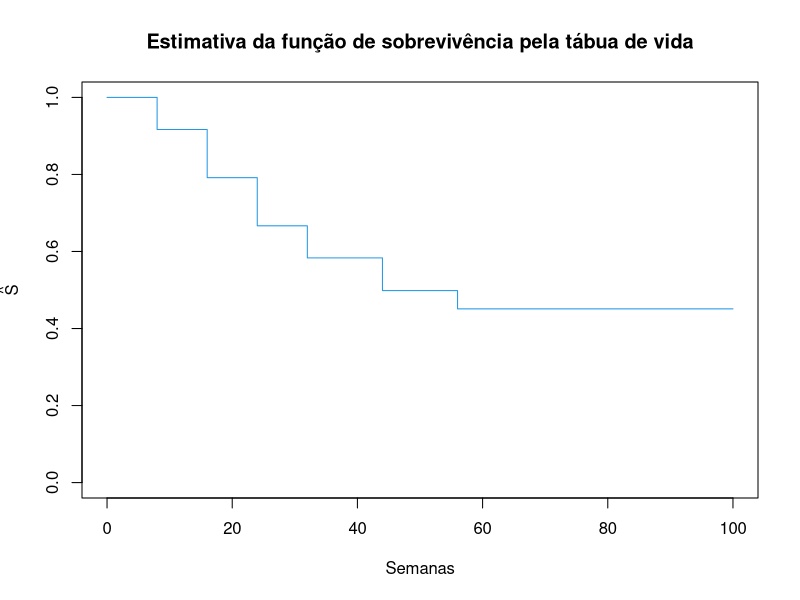
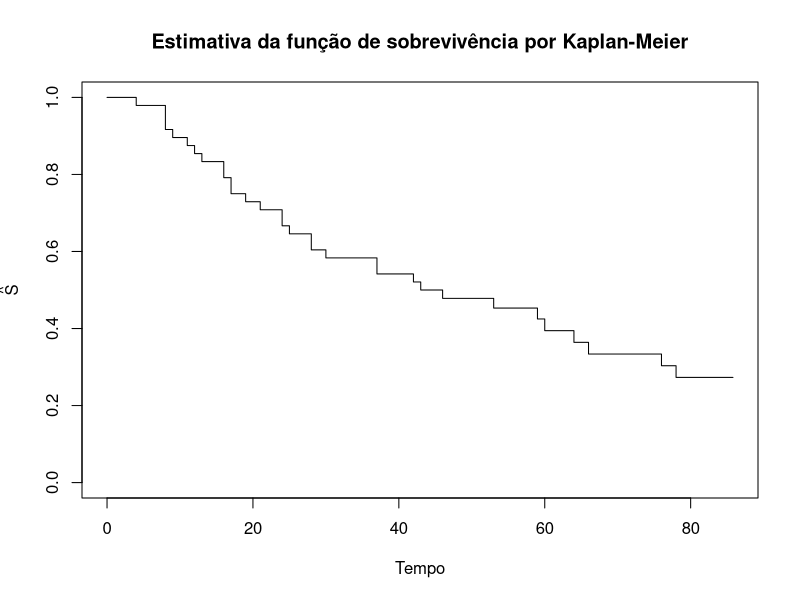
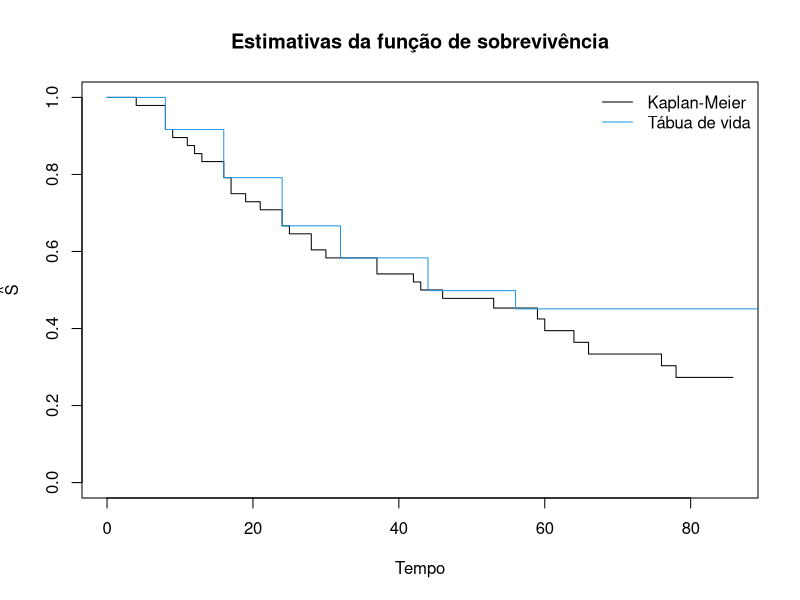
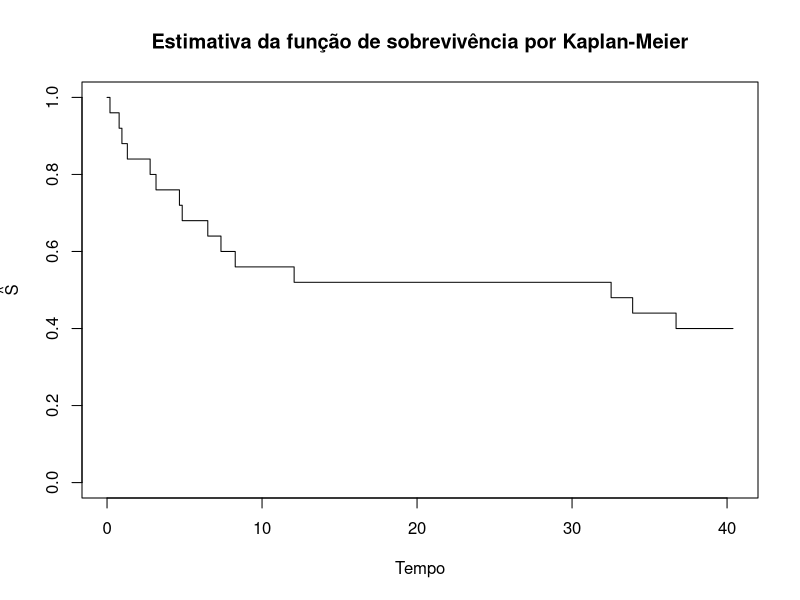
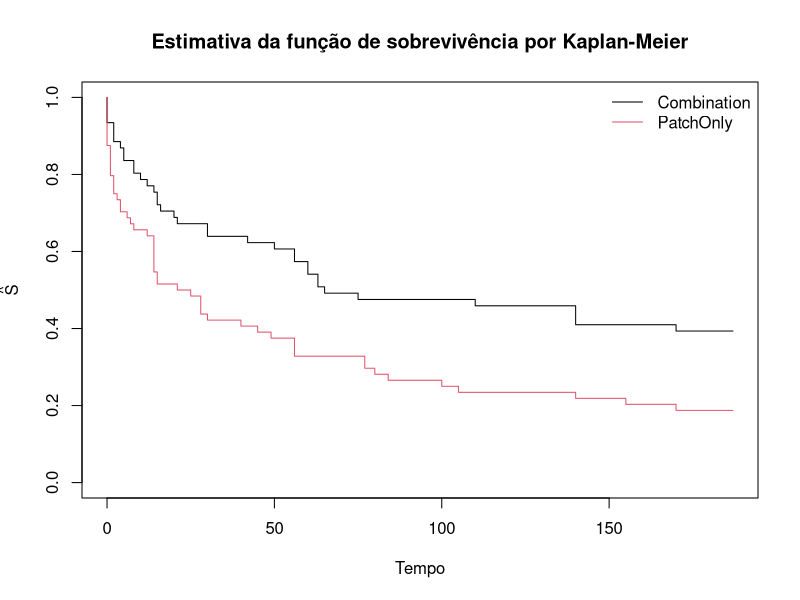

R code for these plots, in order: (Note: this script raises an error after producing the figures.)
## ---- chunk 1
knitr::opts_chunk$set(warning=FALSE, 
                      # fig.dim = c(5,5),
                      # out.height = '40%',
                      # fig.align = 'center',
                      message=FALSE
                      )

library(tidyverse)
library(ggplot2)
library(knitr)
library(readr)
library(dplyr)


## ---- chunk 2
# QUESTAO 3a ----

dados_raw <- readr::read_csv2('data/Lista2-Xelox.csv')

# limites dos intervalos
breaks <- c(0,8,16,24,32,44,56, Inf)

tabua <- dados_raw %>% 
  mutate(
    # define as faixas
    intervalo = cut(timeWeeks, breaks=breaks, right=TRUE, include.lowest = T),
    i = as.integer(intervalo)
  ) %>% 
  group_by(intervalo, i) %>% 
  summarise(
    # numero de falhas no intervalo
    d = sum(delta),
    # numero de censuras no intervalo
    w = sum(1-delta)
  ) %>% 
  ungroup() %>% 
  mutate(
    # numero de obs em risco, que nao falharam até o fim do intervalo anterior
    n_estrela = sum(d+w) - cumsum(d+w) +w+d,
    # corrigindo o numero de ind. em risco
    n = n_estrela - w/2,
    # prop. de falhas no intervalo
    q_hat = d/n,
    # na tabua de vida, a estimativa de S do 1o intervalo = 1
    # depois o produtorio acumulado dos p_i
    s_hat = c(1, cumprod(1 - q_hat)[-n()])
  )


## ---- chunk 3
tabua %>%
  kable(
    caption = "Estimativas da tábua de vida.", 
    col.names = c(
      "Semanas","$i$","$d_i$","$w_i$",
      "$n*$","$n$", 
      "$q_i$",
      "$\\hat{S}(t)$"))


## ---- chunk 4
x = rep(breaks, each=2)[2:15]
x[length(x)] <- 100 # substitui infinito
y = rep(tabua$s_hat, each=2)

plot(x, y, type="l", col=4, xlab="Semanas", ylab=expression(hat(S)),ylim = c(0,1),
     main = "Estimativa da função de sobrevivência pela tábua de vida", cex=.6)


## ---- chunk 5
# QUESTAO 3b ----

# vamos criar uma funcao para calcular as estimativas de Kaplan-Meier
estimar_km <- function(dados, tempo, delta) {
  dados %>%
    # agrupa para cada tempo unico
    group_by(t={{ tempo }}) %>%
    # numero de eventos e censuras em cada t
    summarise(d = sum({{ delta }}), w=sum(1-{{ delta }})) %>% 
    ungroup() %>% 
    mutate(
      # numero de individuos vivos até antes de cada instante t
      Y = sum(d+w) - (cumsum(d+w) - (d+w)),
      # estimate of the conditional probability that an individual who survives 
      # to just prior to time ti experiences the event at time ti
      q = d/Y,
      # estimate of surv function
      s_hat = cumprod(1 - q)
    ) %>% 
    filter(d!=0)
}

tabela_km <- function(estimativa_km, caption="Estimativas de Kaplan-Meier.",
                      col.names = c("Tempo","$d_i$","$w_i$","$Y_i$", 
                                    "$q_i=d_i/Y_i$", "$\\hat{S}(t)$"), 
                      ...) {
  estimativa_km %>% kable(caption=caption, col.names=col.names, ...)
}

# calcula estimativas
estimativas <- dados_raw %>% estimar_km(timeWeeks, delta)


## ---- chunk 6
estimativas %>% tabela_km()

## ---- chunk 7
plot_km <- function(
  estimativa_km, x_max=NULL, type="l", col=1, xlab="Tempo",
  ylab=expression(hat(S)),ylim = c(0,1),
  main = "Estimativa da função de sobrevivência por Kaplan-Meier", cex=.6, add=FALSE) {
  
  if(is.null(x_max)){
    x_max <- max(estimativa_km$t) * 1.10
  }
  
  x_km <- c(0, rep(estimativa_km$t, each=2), x_max)
  y_km <- c(1, 1, rep(estimativa_km$s_hat, each=2))
  
  if(add){
    lines(x_km, y_km, type=type, col=col, xlab=xlab, ylab=ylab, 
       ylim=ylim, main=main, cex=cex)
  }else{
    plot(x_km, y_km, type=type, col=col, xlab=xlab, ylab=ylab, 
       ylim=ylim, main=main, cex=cex)
  }
  
}

plot_km(estimativas)

## ---- chunk 8
# QUESTAO 3c ----
plot_km(estimativas,main = "Estimativas da função de sobrevivência")
lines(x, y, type="l", col=4)
legend("topright",legend=c("Kaplan-Meier","Tábua de vida"),lty = c(1, 1),
       col = c(1,4), bty="n")


## ---- chunk 9
# QUESTAO 5a ----

# dados
dados <- tibble(
  t = c(0.19, 0.78, 0.96, 1.31, 2.78, 3.16, 4.67, 4.85, 
        6.50, 7.35, 8.27, 12.07, 32.52, 33.91, 36.71),
  delta = 1
  ) %>% 
  # censuras
  add_row(t= rep(36.71, 10), delta = 0)

estimativas <- estimar_km(dados, t, delta)


## ---- chunk 10
estimativas %>% tabela_km()


## ---- chunk 11
estimativas %>% plot_km()


## ---- chunk 12
# QUESTAO 5b ----

t0 = 12.07
t1 = 32.52
s0 = estimativas$s_hat[which(estimativas$t==t0)]
s1 = estimativas$s_hat[which(estimativas$t==t1)]

s=0.5
t_mediano = t0 + (t1-t0)*(s-s0)/(s1-s0)
t_mediano


## ---- chunk 13
# QUESTAO 5c ----

t0 = 1.31
t1 = 2.78
s0 = estimativas$s_hat[which(estimativas$t==t0)]
s1 = estimativas$s_hat[which(estimativas$t==t1)]

# do item anterior:
#  t(s) = t0 + (t1-t0)*(s-s0)/(s1-s0)
# então s(t):
#  s = (t-t0)*(s1-s0)/(t1-t0) + s0
t=2
s_hat = (t-t0)*(s1-s0)/(t1-t0) + s0
c(s_hat, 1-s_hat)


## ---- chunk 14
var_hat <- estimativas %>% filter(t<2) %>% 
  summarise(
    a = (!!s_hat)^2 * sum(d/(Y*(Y-d))) 
  ) %>% pull()
var_hat


## ---- chunk 15
z <-  qnorm(0.95) # 1 - (1-gamma)/2
round(c((1-s_hat) - z * sqrt(var_hat), (1-s_hat) + z * sqrt(var_hat)), 3)
## ---- chunk 16
# QUESTAO 7 ----

dados_raw <- readr::read_csv('data/pharmacoSmoking.csv')

dados_grp <- dados_raw %>% group_by(grp) 
lst_dados <- dados_grp %>% group_split()
names(lst_dados) <- group_keys(dados_grp) %>% pull()

# calcula estimativas para cada grupo
lst_estimativas <- lst_dados %>% purrr::map(~estimar_km(., ttr, relapse)  )


## ---- chunk 17
tabela_km(lst_estimativas[["combination"]], 
          caption="Estimativas de Kaplan-Meier para combination.")
tabela_km(lst_estimativas[["patchOnly"]], 
          caption="Estimativas de Kaplan-Meier para patchOnly.")

## ---- chunk 18

plot_km(lst_estimativas[["combination"]])
plot_km(lst_estimativas[["patchOnly"]], col=2, add=T)

legend("topright",legend=c("Combination","PatchOnly"),lty = c(1, 1),
       col = c(1,2), bty="n")

## ---- chunk 19
# QUESTAO 7b ----

# install.packages(c("survival", "survminer"))
library(survival)
library(survminer)

# modelo
sfit <- survfit(Surv(ttr, relapse)~grp, data=dados_raw)

bind_rows(
  # teste de log rank
  surv_pvalue(sfit, method = "log-rank"),
  
  # usando Gehan-Breslow (Wilcoxon generalizado)
  surv_pvalue(sfit, method = "gehan-breslow"),
  
  # usando  Peto-Peto
  surv_pvalue(sfit, method = "S1"),
  
  # usando Fleming-Harrington(p=1, q=1)
  surv_pvalue(sfit, method = "FH_p=1_q=1"),
) %>% 
  dplyr::relocate(method) %>% 
  dplyr::select(-pval.txt)


## ---- chunk 20
# QUESTAO 7c ----

# modelo
sfit <- survfit(Surv(ttr, relapse)~grp+strata(employment), data=dados_raw)

ggsurvplot(sfit,dados_raw)+
  labs(x="Tempo", y=expression(hat(S)(t)))

## ---- chunk 21
survdiff(Surv(ttr, relapse)~grp+strata(employment), data=dados_raw)
